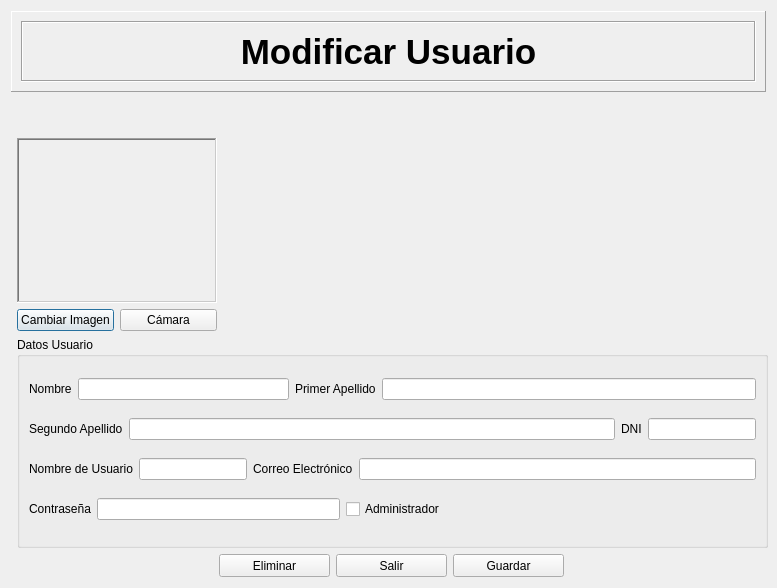
<?xml version="1.0" encoding="UTF-8"?>
<ui version="4.0">
 <class>DialogModificarUsuario</class>
 <widget class="QDialog" name="DialogModificarUsuario">
  <property name="geometry">
   <rect>
    <x>0</x>
    <y>0</y>
    <width>777</width>
    <height>588</height>
   </rect>
  </property>
  <property name="sizePolicy">
   <sizepolicy hsizetype="Fixed" vsizetype="Fixed">
    <horstretch>0</horstretch>
    <verstretch>0</verstretch>
   </sizepolicy>
  </property>
  <property name="minimumSize">
   <size>
    <width>777</width>
    <height>588</height>
   </size>
  </property>
  <property name="maximumSize">
   <size>
    <width>777</width>
    <height>588</height>
   </size>
  </property>
  <property name="windowTitle">
   <string>Dialog</string>
  </property>
  <property name="windowIcon">
   <iconset resource="fuentes.qrc">
    <normaloff>:/imagenes/logoSolo.png</normaloff>:/imagenes/logoSolo.png</iconset>
  </property>
  <property name="sizeGripEnabled">
   <bool>false</bool>
  </property>
  <property name="modal">
   <bool>false</bool>
  </property>
  <layout class="QGridLayout" name="gridLayout_2">
   <item row="0" column="0" colspan="2">
    <widget class="QFrame" name="frame_2">
     <property name="sizePolicy">
      <sizepolicy hsizetype="Preferred" vsizetype="Fixed">
       <horstretch>0</horstretch>
       <verstretch>0</verstretch>
      </sizepolicy>
     </property>
     <property name="minimumSize">
      <size>
       <width>0</width>
       <height>81</height>
      </size>
     </property>
     <property name="maximumSize">
      <size>
       <width>16777215</width>
       <height>81</height>
      </size>
     </property>
     <property name="frameShape">
      <enum>QFrame::Panel</enum>
     </property>
     <property name="frameShadow">
      <enum>QFrame::Raised</enum>
     </property>
     <layout class="QVBoxLayout" name="verticalLayout">
      <item>
       <widget class="QFrame" name="frame">
        <property name="frameShape">
         <enum>QFrame::Box</enum>
        </property>
        <property name="frameShadow">
         <enum>QFrame::Sunken</enum>
        </property>
        <layout class="QVBoxLayout" name="verticalLayout_2">
         <item>
          <widget class="QLabel" name="label">
           <property name="text">
            <string>&lt;!DOCTYPE HTML PUBLIC &quot;-//W3C//DTD HTML 4.0//EN&quot; &quot;http://www.w3.org/TR/REC-html40/strict.dtd&quot;&gt;
&lt;html&gt;&lt;head&gt;&lt;meta name=&quot;qrichtext&quot; content=&quot;1&quot; /&gt;&lt;style type=&quot;text/css&quot;&gt;
p, li { white-space: pre-wrap; }
&lt;/style&gt;&lt;/head&gt;&lt;body style=&quot; font-family:'MS Shell Dlg 2'; font-size:8.25pt; font-weight:400; font-style:normal;&quot;&gt;
&lt;p align=&quot;center&quot; style=&quot; margin-top:0px; margin-bottom:0px; margin-left:0px; margin-right:0px; -qt-block-indent:0; text-indent:0px;&quot;&gt;&lt;span style=&quot; font-size:26pt; font-weight:600;&quot;&gt;Modificar Usuario&lt;/span&gt;&lt;/p&gt;&lt;/body&gt;&lt;/html&gt;</string>
           </property>
          </widget>
         </item>
        </layout>
       </widget>
      </item>
     </layout>
    </widget>
   </item>
   <item row="1" column="0" colspan="2">
    <spacer name="verticalSpacer">
     <property name="orientation">
      <enum>Qt::Vertical</enum>
     </property>
     <property name="sizeHint" stdset="0">
      <size>
       <width>17</width>
       <height>13</height>
      </size>
     </property>
    </spacer>
   </item>
   <item row="2" column="0" rowspan="2" colspan="2">
    <spacer name="horizontalSpacer">
     <property name="orientation">
      <enum>Qt::Horizontal</enum>
     </property>
     <property name="sizeHint" stdset="0">
      <size>
       <width>34</width>
       <height>20</height>
      </size>
     </property>
    </spacer>
   </item>
   <item row="3" column="1">
    <layout class="QHBoxLayout" name="horizontalLayout_6">
     <item>
      <layout class="QVBoxLayout" name="verticalLayout_3">
       <item>
        <widget class="QLabel" name="lbImagen">
         <property name="sizePolicy">
          <sizepolicy hsizetype="Fixed" vsizetype="Fixed">
           <horstretch>191</horstretch>
           <verstretch>171</verstretch>
          </sizepolicy>
         </property>
         <property name="minimumSize">
          <size>
           <width>200</width>
           <height>165</height>
          </size>
         </property>
         <property name="maximumSize">
          <size>
           <width>200</width>
           <height>165</height>
          </size>
         </property>
         <property name="frameShape">
          <enum>QFrame::WinPanel</enum>
         </property>
         <property name="frameShadow">
          <enum>QFrame::Sunken</enum>
         </property>
         <property name="text">
          <string/>
         </property>
         <property name="pixmap">
          <pixmap resource="fuentes.qrc">:/imagenes/noimagen.png</pixmap>
         </property>
         <property name="scaledContents">
          <bool>true</bool>
         </property>
        </widget>
       </item>
       <item>
        <layout class="QHBoxLayout" name="horizontalLayout_5">
         <item>
          <widget class="QPushButton" name="pbCambiarImagen">
           <property name="sizePolicy">
            <sizepolicy hsizetype="Preferred" vsizetype="Preferred">
             <horstretch>0</horstretch>
             <verstretch>0</verstretch>
            </sizepolicy>
           </property>
           <property name="minimumSize">
            <size>
             <width>0</width>
             <height>0</height>
            </size>
           </property>
           <property name="maximumSize">
            <size>
             <width>16777215</width>
             <height>16777215</height>
            </size>
           </property>
           <property name="text">
            <string>Cambiar Imagen</string>
           </property>
          </widget>
         </item>
         <item>
          <widget class="QPushButton" name="pbCamara">
           <property name="sizePolicy">
            <sizepolicy hsizetype="Preferred" vsizetype="Preferred">
             <horstretch>0</horstretch>
             <verstretch>0</verstretch>
            </sizepolicy>
           </property>
           <property name="maximumSize">
            <size>
             <width>16777215</width>
             <height>16777215</height>
            </size>
           </property>
           <property name="text">
            <string>Cámara</string>
           </property>
          </widget>
         </item>
        </layout>
       </item>
      </layout>
     </item>
     <item>
      <spacer name="horizontalSpacer_6">
       <property name="orientation">
        <enum>Qt::Horizontal</enum>
       </property>
       <property name="sizeHint" stdset="0">
        <size>
         <width>40</width>
         <height>20</height>
        </size>
       </property>
      </spacer>
     </item>
    </layout>
   </item>
   <item row="4" column="1">
    <layout class="QVBoxLayout" name="verticalLayout_4">
     <item>
      <widget class="QGroupBox" name="groupBox">
       <property name="sizePolicy">
        <sizepolicy hsizetype="Fixed" vsizetype="Fixed">
         <horstretch>0</horstretch>
         <verstretch>0</verstretch>
        </sizepolicy>
       </property>
       <property name="minimumSize">
        <size>
         <width>751</width>
         <height>211</height>
        </size>
       </property>
       <property name="maximumSize">
        <size>
         <width>751</width>
         <height>211</height>
        </size>
       </property>
       <property name="title">
        <string>Datos Usuario</string>
       </property>
       <layout class="QGridLayout" name="gridLayout">
        <item row="0" column="0">
         <layout class="QHBoxLayout" name="horizontalLayout_7">
          <item>
           <widget class="QLabel" name="lbNombre">
            <property name="sizePolicy">
             <sizepolicy hsizetype="Fixed" vsizetype="Preferred">
              <horstretch>0</horstretch>
              <verstretch>0</verstretch>
             </sizepolicy>
            </property>
            <property name="text">
             <string>Nombre</string>
            </property>
           </widget>
          </item>
          <item>
           <widget class="QLineEdit" name="leNombre">
            <property name="sizePolicy">
             <sizepolicy hsizetype="Fixed" vsizetype="Fixed">
              <horstretch>0</horstretch>
              <verstretch>0</verstretch>
             </sizepolicy>
            </property>
            <property name="minimumSize">
             <size>
              <width>211</width>
              <height>0</height>
             </size>
            </property>
            <property name="maxLength">
             <number>50</number>
            </property>
           </widget>
          </item>
          <item>
           <widget class="QLabel" name="lbApellido1">
            <property name="text">
             <string>Primer Apellido</string>
            </property>
           </widget>
          </item>
          <item>
           <widget class="QLineEdit" name="leApellido1">
            <property name="sizePolicy">
             <sizepolicy hsizetype="Expanding" vsizetype="Maximum">
              <horstretch>0</horstretch>
              <verstretch>0</verstretch>
             </sizepolicy>
            </property>
            <property name="maxLength">
             <number>50</number>
            </property>
           </widget>
          </item>
         </layout>
        </item>
        <item row="1" column="0">
         <layout class="QHBoxLayout" name="horizontalLayout_8">
          <item>
           <widget class="QLabel" name="lbApellido2">
            <property name="text">
             <string>Segundo Apellido</string>
            </property>
           </widget>
          </item>
          <item>
           <widget class="QLineEdit" name="leApellido2">
            <property name="sizePolicy">
             <sizepolicy hsizetype="Expanding" vsizetype="Fixed">
              <horstretch>0</horstretch>
              <verstretch>0</verstretch>
             </sizepolicy>
            </property>
            <property name="minimumSize">
             <size>
              <width>0</width>
              <height>20</height>
             </size>
            </property>
            <property name="maxLength">
             <number>50</number>
            </property>
           </widget>
          </item>
          <item>
           <widget class="QLabel" name="lbDNI">
            <property name="text">
             <string>DNI</string>
            </property>
           </widget>
          </item>
          <item>
           <widget class="QLineEdit" name="leDNI">
            <property name="sizePolicy">
             <sizepolicy hsizetype="Fixed" vsizetype="Fixed">
              <horstretch>0</horstretch>
              <verstretch>0</verstretch>
             </sizepolicy>
            </property>
            <property name="text">
             <string/>
            </property>
            <property name="maxLength">
             <number>9</number>
            </property>
           </widget>
          </item>
         </layout>
        </item>
        <item row="2" column="0">
         <layout class="QHBoxLayout" name="horizontalLayout_3">
          <item>
           <widget class="QLabel" name="lbUsuario">
            <property name="text">
             <string>Nombre de Usuario</string>
            </property>
           </widget>
          </item>
          <item>
           <widget class="QLineEdit" name="leUsuario">
            <property name="sizePolicy">
             <sizepolicy hsizetype="Preferred" vsizetype="Fixed">
              <horstretch>0</horstretch>
              <verstretch>0</verstretch>
             </sizepolicy>
            </property>
            <property name="text">
             <string/>
            </property>
            <property name="maxLength">
             <number>20</number>
            </property>
           </widget>
          </item>
          <item>
           <widget class="QLabel" name="lbCorreo">
            <property name="text">
             <string>Correo Electrónico</string>
            </property>
           </widget>
          </item>
          <item>
           <widget class="QLineEdit" name="leCorreo">
            <property name="maxLength">
             <number>100</number>
            </property>
           </widget>
          </item>
         </layout>
        </item>
        <item row="3" column="0">
         <layout class="QHBoxLayout" name="horizontalLayout_9">
          <item>
           <layout class="QHBoxLayout" name="horizontalLayout_2">
            <item>
             <widget class="QLabel" name="lbPass">
              <property name="text">
               <string>Contraseña</string>
              </property>
             </widget>
            </item>
            <item>
             <widget class="QLineEdit" name="lePass">
              <property name="maxLength">
               <number>12</number>
              </property>
              <property name="echoMode">
               <enum>QLineEdit::Password</enum>
              </property>
             </widget>
            </item>
           </layout>
          </item>
          <item>
           <widget class="QCheckBox" name="chAdministrador">
            <property name="text">
             <string>Administrador</string>
            </property>
           </widget>
          </item>
          <item>
           <spacer name="horizontalSpacer_7">
            <property name="orientation">
             <enum>Qt::Horizontal</enum>
            </property>
            <property name="sizeHint" stdset="0">
             <size>
              <width>40</width>
              <height>20</height>
             </size>
            </property>
           </spacer>
          </item>
          <item>
           <layout class="QHBoxLayout" name="horizontalLayout"/>
          </item>
         </layout>
        </item>
       </layout>
      </widget>
     </item>
     <item>
      <layout class="QHBoxLayout" name="horizontalLayout_10">
       <item>
        <layout class="QHBoxLayout" name="horizontalLayout_4">
         <item>
          <spacer name="horizontalSpacer_2">
           <property name="orientation">
            <enum>Qt::Horizontal</enum>
           </property>
           <property name="sizeHint" stdset="0">
            <size>
             <width>40</width>
             <height>20</height>
            </size>
           </property>
          </spacer>
         </item>
         <item>
          <widget class="QPushButton" name="pbEliminar">
           <property name="minimumSize">
            <size>
             <width>111</width>
             <height>23</height>
            </size>
           </property>
           <property name="maximumSize">
            <size>
             <width>111</width>
             <height>23</height>
            </size>
           </property>
           <property name="text">
            <string>Eliminar</string>
           </property>
          </widget>
         </item>
         <item>
          <widget class="QPushButton" name="pbSalir">
           <property name="minimumSize">
            <size>
             <width>111</width>
             <height>23</height>
            </size>
           </property>
           <property name="maximumSize">
            <size>
             <width>111</width>
             <height>23</height>
            </size>
           </property>
           <property name="text">
            <string>Salir</string>
           </property>
          </widget>
         </item>
         <item>
          <widget class="QPushButton" name="pbGuardar">
           <property name="minimumSize">
            <size>
             <width>111</width>
             <height>23</height>
            </size>
           </property>
           <property name="maximumSize">
            <size>
             <width>111</width>
             <height>23</height>
            </size>
           </property>
           <property name="text">
            <string>Guardar</string>
           </property>
          </widget>
         </item>
         <item>
          <spacer name="horizontalSpacer_3">
           <property name="orientation">
            <enum>Qt::Horizontal</enum>
           </property>
           <property name="sizeHint" stdset="0">
            <size>
             <width>40</width>
             <height>20</height>
            </size>
           </property>
          </spacer>
         </item>
        </layout>
       </item>
      </layout>
     </item>
    </layout>
   </item>
  </layout>
 </widget>
 <resources>
  <include location="fuentes.qrc"/>
 </resources>
 <connections/>
</ui>
